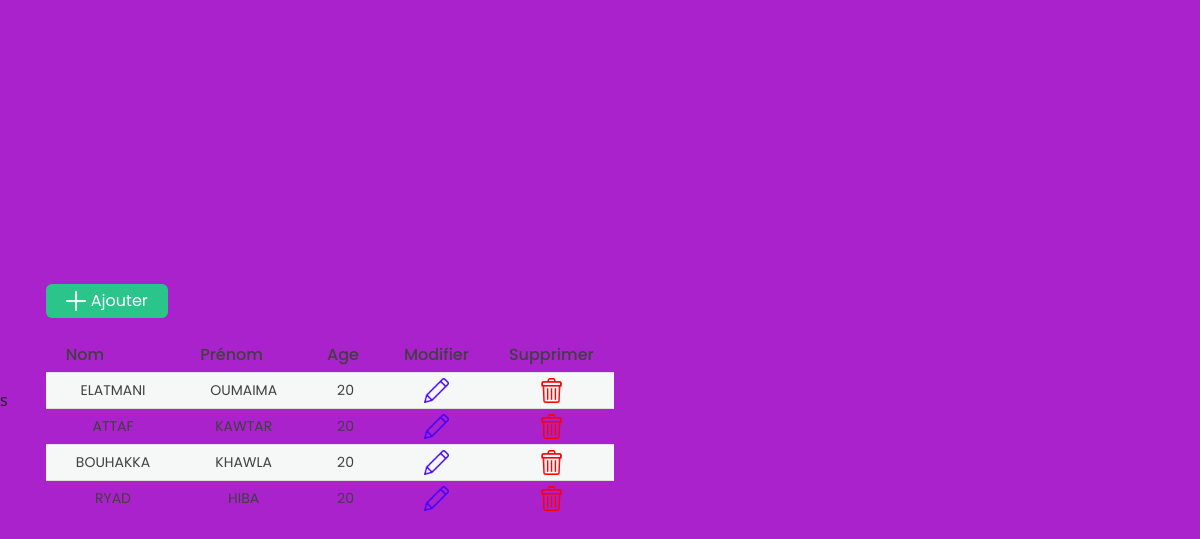
The page / on the database its author committed.
### tables this page shows
CREATE TABLE `utilisateur` (
  `id` int(254) NOT NULL,
  `nom` varchar(250) NOT NULL,
  `prenom` varchar(20) NOT NULL,
  `age` int(100) NOT NULL
);

### index.php (the view, shortened to what this page needs)
<!DOCTYPE html>
<html lang="en">
<head>
    <link rel="stylesheet" href="style2.css">
<link href="https://cdn.jsdelivr.net/npm/bootstrap@5.2.3/dist/css/bootstrap.min.css" rel="stylesheet">
</head>
<body style="background:#AA22CC">
    <div class="container">
        <a href="ajouter.php" class="Btn_add"> <img src="images/plus.png"> Ajouter</a>
        <table>
            <tr id="items">
                <th>Nom</th>
                <th>Prénom</th>
                <th>Age</th>
                <th>Modifier</th>
                <th>Supprimer</th>
            </tr>
            <?php
                include_once "connexion.php";
                $req = mysqli_query($con , "SELECT * FROM utilisateur");
                if(mysqli_num_rows($req) == 0){
                    echo "Il n'y a pas encore d'utilisateur  ajouter !" ;
                }else {
                    while($row=mysqli_fetch_assoc($req)){
                        ?>
                        <tr>
                            <td><?=$row['nom']?></td>
                            <td><?=$row['prenom']?></td>
                            <td><?=$row['age']?></td>
                            <td><a href="modifier.php?id=<?=$row['id']?>"><img src="images/pen.png"></a></td>
                            <td><a href="supprimer.php?id=<?=$row['id']?>"><img src="images/trash.png"></a></td>
                        </tr>
                        <?php
                    }
                }
            ?>
        </table>
    </div>
</body>
</html>

### style2.css (style rules this page uses)
* { margin: 0; padding: 0; box-sizing: border-box; font-family: 'Poppins', sans-serif; }
body { display: flex; align-items: center; justify-content: center; min-height: 100vh; position: relative; }
.Btn_add { width: fit-content; margin-bottom:20px; background-color: #2bc48a; padding: 5px 20px; color: #fff; display: flex; align-items: center; text-align: 0; border-radius: 6px; text-decoration: 0; }
.Btn_add img { margin-right: 5px; height: 20px; }
table { border-collapse:collapse; color: #404040; }
th { font-size: 16px; border-bottom: 3px solid #ffcb61; padding: 5px 20px; font-weight: 500; }
td { font-weight: 400; padding: 5px 30px; font-size: 14px; text-align: center; }
img { height: 25px; }
tr:nth-child(2n) { background-color: #f6f8f8; }
tr:nth-child(2n) td { border-bottom: 1px solid #e0e0e0; border-top: 1px solid #e0e0e0; }

### rows shown on the page
utilisateur: nom "ELATMANI", prenom "OUMAIMA", age "20"
utilisateur: nom "ATTAF", prenom "KAWTAR", age "20"
utilisateur: nom "BOUHAKKA", prenom "KHAWLA", age "20"
utilisateur: nom "RYAD", prenom "HIBA", age "20"
